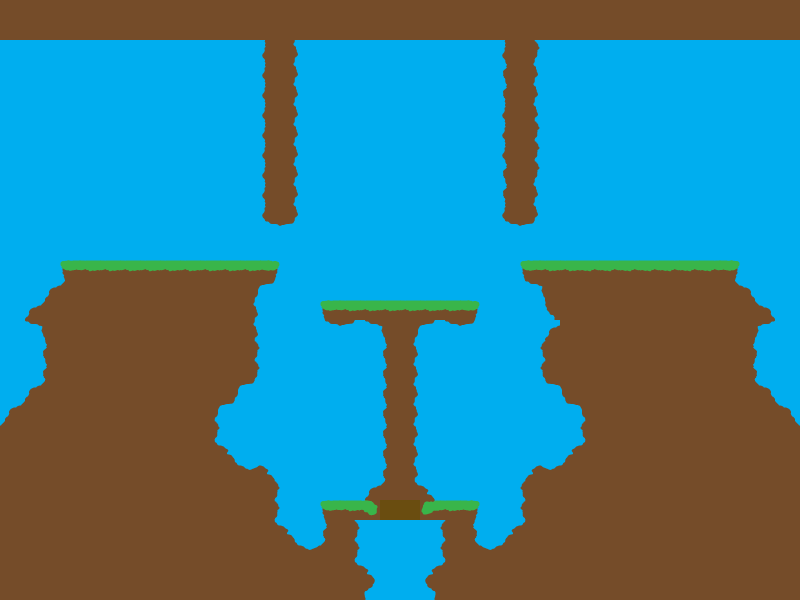

Below is a game level as drawn by its tile map, then a one-line description and the .tmx that defines it (tile-layer data replaced by summaries):
An orthogonal 40x30 tile map with 20x20 px tiles, 1 tile layer (Tile Layer 1) and 3 objects.

<map version="1.0" orientation="orthogonal" renderorder="right-down" width="40" height="30" tilewidth="20" tileheight="20" backgroundcolor="#00aeef" nextobjectid="34">
 <tileset firstgid="1" name="tileset" tilewidth="20" tileheight="20">
  <image source="../assets/finalTileset.png" width="300" height="60" />
 </tileset>
 <layer name="Tile Layer 1" width="40" height="30">
  <data>[1200 cells, 624 non-empty, 22 distinct tile ids]</data>
 </layer>
 <objectgroup name="Object Layer 1">
  <object id="31" gid="21" x="120" y="260" width="20" height="20" />
  <object id="32" gid="22" x="660" y="260" width="20" height="20" />
  <object id="33" gid="23" x="392" y="298" width="20" height="20" />
 </objectgroup>
</map>
